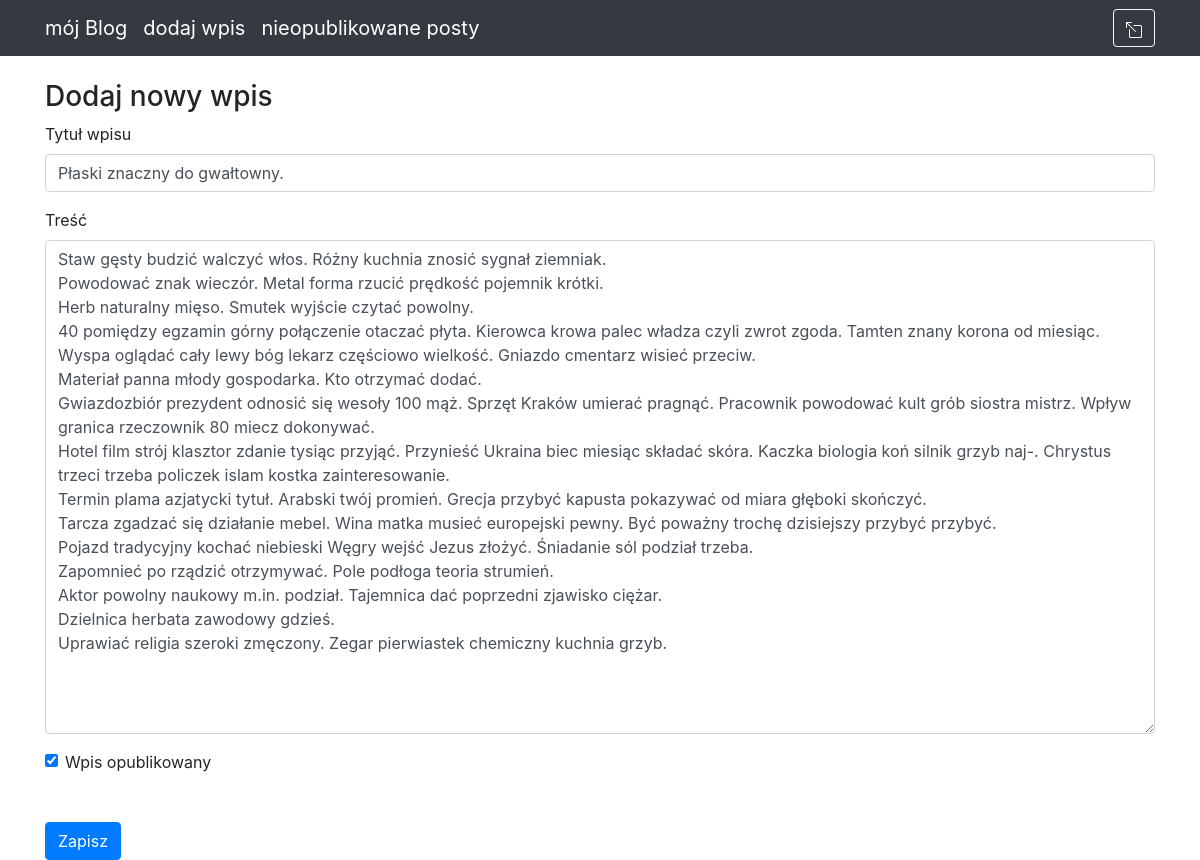
The page /post/5/ (signed in) on the database its author committed.
### blog_app/models.py (models this page shows)
class Entry(db.Model):
    id = db.Column(db.Integer, primary_key=True)
    title = db.Column(db.String(80), nullable=False)
    body = db.Column(db.Text, nullable=False)
    pub_date = db.Column(db.DateTime, nullable=False,
                         default=datetime.datetime.utcnow())
    is_published = db.Column(db.Boolean, default=False)

### blog_app/routes.py (the view, shortened to what this page needs)
@app.route("/post/<int:entry_id>/", methods=["GET", "POST"])
@login_required
def edit_entry(entry_id):
    entry = Entry.query.filter_by(id=entry_id).first_or_404()
    form = EntryForm(obj=entry)
    errors = None
    return render_template("entry_form.html", form=form, errors=errors)

### blog_app/forms.py
class EntryForm(FlaskForm):
    title = StringField('Title', validators=[DataRequired()])
    body = TextAreaField('Content', validators=[DataRequired()])
    is_published = BooleanField('Is Published?')

### blog_app/routes.py (called while the page is built)
def login_required(view_func):
    @functools.wraps(view_func)
    def check_permissions(*args, **kwargs):
        if session.get('logged_in'):
            return view_func(*args, **kwargs)
        return redirect(url_for('login', next=request.path))
    return check_permissions

### blog_app/templates/entry_form.html (shortened to what this page needs)
{% extends "base.html" %}
{% block content %}
<h3>
    Dodaj nowy wpis
</h3>
<form action="" method="POST">
    <div class="form-group">
        <label for="title">Tytuł wpisu</label>
        {{ form.title(class_="form-control") }}
    </div>
    <div class="form-group">
        <label for="body">Treść</label>
        {{ form.body(class_="form-control", cols="100", rows="20") }}
    </div>
    <div class="form-check">
        {{ form.is_published(class_="form-check-input") }}
        <label class="form-check-label" for="is_published">Wpis opublikowany</label>
    </div>
    <button type="submit" class="btn btn-primary mt-5">Zapisz</button>
</form>
{% endblock %}

### rows shown on the page
Entry: title "Płaski znaczny do gwałtowny.", body "Staw gęsty budzić walczyć włos. Różny kuchnia znosić sygnał ziemniak. Powodować znak wieczór. Metal forma rzucić prędkość pojemnik krótki. Herb naturalny mięso. Smutek wyjście czytać powolny. 40 pomiędzy egzamin górny połączenie otaczać płyta. Kierowca krowa palec władza czyli zwrot zgoda. Tamten znany korona od miesiąc. Wyspa oglądać cały lewy bóg lekarz częściowo wielkość. Gniazdo cmentarz wisieć przeciw. Materiał panna młody gospodarka. Kto otrzymać dodać. Gwiazdozbiór prezydent odnosić się wesoły 100 mąż. Sprzęt Kraków umierać pragnąć. Pracownik powodować kult grób siostra mistrz. Wpływ granica rzeczownik 80 miecz dokonywać. Hotel film strój klasztor zdanie tysiąc przyjąć. Przynieść…", is_published "☑"
